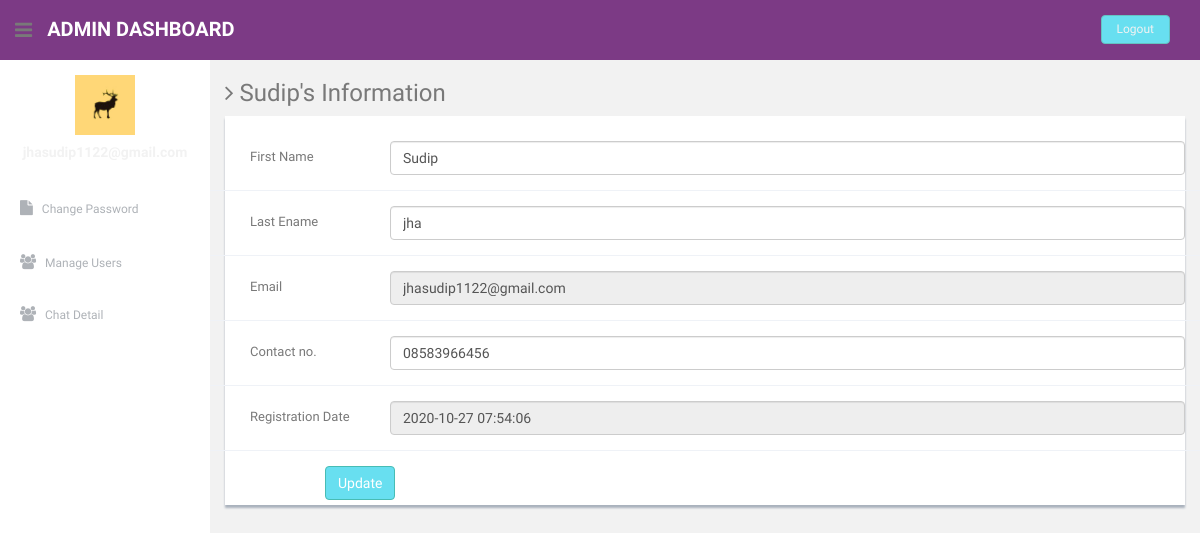
Page /loginsystem/admin/update-profile.php?uid=13 (signed in) on the committed database.
### tables this page shows
CREATE TABLE IF NOT EXISTS `users` (
  `id` int(11) NOT NULL,
  `fname` varchar(255) DEFAULT NULL,
  `lname` varchar(255) DEFAULT NULL,
  `email` varchar(255) DEFAULT NULL,
  `password` varchar(300) DEFAULT NULL,
  `contactno` varchar(11) DEFAULT NULL,
  `posting_date` timestamp NOT NULL DEFAULT CURRENT_TIMESTAMP
);

### loginsystem/admin/update-profile.php (the view, shortened to what this page needs)
<?php
include'dbconnection.php';
if (strlen($_SESSION['id']==0)) {
  header('location:logout.php');
  } else{
?>
<!DOCTYPE html>
<html lang="en">
  <head>
    <link href="assets/css/bootstrap.css" rel="stylesheet">
    <link href="assets/font-awesome/css/font-awesome.css" rel="stylesheet" />
    <link href="assets/css/style.css" rel="stylesheet">
    <link href="assets/css/style-responsive.css" rel="stylesheet">
  </head>
  <body>
  <section id="container" >
      <header class="header black-bg">
              <div class="sidebar-toggle-box">
                  <div class="fa fa-bars tooltips" data-placement="right" data-original-title="Toggle Navigation"></div>
              </div>
            <a href="#" class="logo"><b>Admin Dashboard</b></a>
            <div class="top-menu">
            	<ul class="nav pull-right top-menu">
                    <li><a class="logout" href="logout.php">Logout</a></li>
            	</ul>
            </div>
        </header>
      <aside>
          <div id="sidebar"  class="nav-collapse ">
              <ul class="sidebar-menu" id="nav-accordion">
              	  <p class="centered"><a href="#"><img src="assets/img/ui-sam.jpg" class="img-circle" width="60"></a></p>
              	  <h5 class="centered"><?php echo $_SESSION['login'];?></h5>
                  <li class="mt">
                      <a href="change-password.php">
                          <i class="fa fa-file"></i>
                          <span>Change Password</span>
                      </a>
                  </li>
                  <li class="sub-menu">
                      <a href="manage-users.php" >
                          <i class="fa fa-users"></i>
                          <span>Manage Users</span>
                      </a>
                  </li>
               <li class="sub-menu">
                      <a href="chat.php" >
                          <i class="fa fa-users"></i>
                          <span>Chat Detail</span>
                      </a>
                  </li>
              </ul>
          </div>
      </aside>
      <?php $ret=mysqli_query($con,"select * from users where id='".$_GET['uid']."'");
	  while($row=mysqli_fetch_array($ret))
	  {?>
      <section id="main-content">
          <section class="wrapper">
          	<h3><i class="fa fa-angle-right"></i> <?php echo $row['fname'];?>'s Information</h3>
				<div class="row">
                  <div class="col-md-12">
                      <div class="content-panel">
                           <form class="form-horizontal style-form" name="form1" method="post" action="" onSubmit="return valid();">
                          <div class="form-group">
                              <label class="col-sm-2 col-sm-2 control-label" style="padding-left:40px;">First Name </label>
                              <div class="col-sm-10">
                                  <input type="text" class="form-control" name="fname" value="<?php echo $row['fname'];?>" >
                              </div>
                          </div>
                              <div class="form-group">
                              <label class="col-sm-2 col-sm-2 control-label" style="padding-left:40px;">Last Ename</label>
                              <div class="col-sm-10">
                                  <input type="text" class="form-control" name="lname" value="<?php echo $row['lname'];?>" >
                              </div>
                          </div>
                              <div class="form-group">
                              <label class="col-sm-2 col-sm-2 control-label" style="padding-left:40px;">Email </label>
                              <div class="col-sm-10">
                                  <input type="text" class="form-control" name="email" value="<?php echo $row['email'];?>" readonly >
                              </div>
                          </div>
                               <div class="form-group">
                              <label class="col-sm-2 col-sm-2 control-label" style="padding-left:40px;">Contact no. </label>
                              <div class="col-sm-10">
                                  <input type="text" class="form-control" name="contact" value="<?php echo $row['contactno'];?>" >
                              </div>
                          </div>
                            <div class="form-group">
                              <label class="col-sm-2 col-sm-2 control-label" style="padding-left:40px;">Registration Date </label>
                              <div class="col-sm-10">
                                  <input type="text" class="form-control" name="regdate" value="<?php echo $row['posting_date'];?>" readonly >
                              </div>
                          </div>
                          <div style="margin-left:100px;">
                          <input type="submit" name="Submit" value="Update" class="btn btn-theme"></div>
                          </form>
                      </div>
                  </div>
              </div>
		</section>
        <?php } ?>
      </section></section>
  </body>
</html>
<?php } ?>

### loginsystem/admin/assets/css/style.css (style rules this page uses)
body { color: #797979; background: #f2f2f2; font-family: 'Ruda', sans-serif; padding: 0px !important; margin: 0px !important; font-size:13px; }
ul li { list-style: none; }
a, a:hover, a:focus { text-decoration: none; outline: none; }
#container { width: 100%; height: 100%; }
.btn-theme { color: #fff; background-color: #68dff0; border-color: #48bcb4; }
.centered { text-align: center; }
.mt { margin-top: 25px; }
ul.top-menu > li > .logout { color: #f2f2f2; font-size: 12px; border-radius: 4px; -webkit-border-radius: 4px; border: 1px solid #64c3c2 !important; padding: 5px 15px; margin-right: 15px; background: #68dff0; margin-top: 15px; }
#sidebar { width: 210px; height: 100%; position: fixed; background: #ffffff; }
#sidebar h5 { color: #f2f2f2; font-weight: 700; }
#sidebar ul li { position: relative; }
ul.sidebar-menu , ul.sidebar-menu li ul.sub { margin: -2px 0 0; padding: 0; }
ul.sidebar-menu { margin-top: 75px; }
ul.sidebar-menu li { margin-bottom: 5px; margin-left:10px; margin-right:10px; }
ul.sidebar-menu li.sub-menu { line-height: 15px; }
ul.sidebar-menu li a span { display: inline-block; }
ul.sidebar-menu li a { color: #aeb2b7; text-decoration: none; display: block; padding: 15px 0 15px 10px; font-size: 12px; outline: none; -webkit-transition: all 0.3s ease; -moz-transition: all 0.3s ease; -o-transition: all 0.3s ease; -ms-transition: all 0.3s ease; transition: all 0.3s ease; }
ul.sidebar-menu li a i { font-size: 15px; padding-right: 6px; }
#main-content { margin-left: 210px; }
.header, .footer { min-height: 60px; padding: 0 15px; }
.header { position: fixed; left: 0; right: 0; z-index: 1002; }
.black-bg { background: #7c3a85; border-bottom: 1px solid #7c3a85; }
.wrapper { display: inline-block; margin-top: 60px; padding-left: 15px; padding-right: 15px; padding-bottom: 15px; padding-top: 0px; width: 100%; }
a.logo { font-size: 20px; color: #ffffff; float: left; margin-top: 15px; text-transform: uppercase; }
a.logo b { font-weight: 900; }
#top_menu .nav > li, ul.top-menu > li { float: left; }
ul.top-menu > li > a { color: #666666; font-size: 16px; border-radius: 4px; -webkit-border-radius: 4px; border:1px solid #666666 !important; padding: 2px 6px; margin-right: 15px; }
.sidebar-toggle-box { float: left; padding-right: 15px; margin-top: 20px; }
.sidebar-toggle-box .fa-bars { cursor: pointer; display: inline-block; font-size: 20px; }
.content-panel { background: #ffffff; box-shadow: 0px 3px 2px #aab2bd; padding-top: 15px; padding-bottom: 5px; }
label { font-weight: 400; }
.form-horizontal.style-form .form-group { border-bottom: 1px solid #eff2f7; padding-bottom: 15px; margin-bottom: 15px; }
@media (min-width: 768px) { .form-horizontal .control-label { text-align: left; } }

### rows in the picture
users: fname "Sudip", lname "jha", email "jhasudip1122@gmail.com", contact "08583966456", regdate "2020-10-27 07:54:06"
